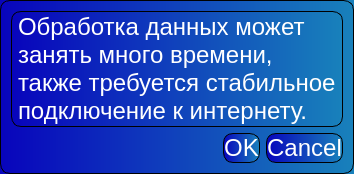
<?xml version="1.0" encoding="UTF-8"?>
<ui version="4.0">
 <class>Dialog</class>
 <widget class="QDialog" name="Dialog">
  <property name="geometry">
   <rect>
    <x>0</x>
    <y>0</y>
    <width>347</width>
    <height>174</height>
   </rect>
  </property>
  <property name="windowTitle">
   <string>Dialog</string>
  </property>
  <property name="styleSheet">
   <string notr="true">* {
	font-size: 24px;
	text-align: center;
	border: 0.5px solid black;
	border-radius: 10px; 
}

QLabel {
 	qproperty-alignment: AlignCenter; 
	
}

QTabWidget::pane {
    top: -1px;
}


QTabWidget::tab-bar {
    left: 5px;
}

QTabBar::tab {
    color: #bbb;
    border: 1px solid #444;
    border-bottom: none;
    border-top-left-radius: 6px;
    border-top-right-radius: 6px;
    padding: 8px 16px;
    margin-right: 4px;
}

QTabBar::tab:hover {
    background: rgba(16, 67, 188, 255);
    color: #fff;
}

QTabBar::tab:selected {
    background: rgba(8, 4, 188, 255);
    color: #fff;
    margin-bottom: -1px;
}

QTabBar::tab:!selected {
    margin-top: 1px;
}

QWidget {
	background-color: qlineargradient(spread:pad, x1:0, y1:0, x2:1, y2:0, stop:0 rgba(8, 4, 188, 255), stop:1 rgba(24, 129, 187, 255));
	color: white;
}

QPushButton:hover {
	background: rgba(16, 67, 188, 255);
}

QPushButton:pressed {
	background: rgba(8, 4, 188, 255);
}

QHeaderView::section {
        background-color: #2e3f6e;
        color: white;
        font-weight: bold;
        padding: 4px;
        border: 1px solid #6c6c6c;
    }</string>
  </property>
  <layout class="QVBoxLayout" name="verticalLayout_2">
   <item>
    <layout class="QVBoxLayout" name="verticalLayout">
     <item>
      <widget class="QLabel" name="label">
       <property name="text">
        <string>Обработка данных может
занять много времени,
также требуется стабильное
подключение к интернету.</string>
       </property>
      </widget>
     </item>
     <item>
      <widget class="QDialogButtonBox" name="buttonBox">
       <property name="orientation">
        <enum>Qt::Horizontal</enum>
       </property>
       <property name="standardButtons">
        <set>QDialogButtonBox::Cancel|QDialogButtonBox::Ok</set>
       </property>
      </widget>
     </item>
    </layout>
   </item>
  </layout>
 </widget>
 <resources/>
 <connections>
  <connection>
   <sender>buttonBox</sender>
   <signal>accepted()</signal>
   <receiver>Dialog</receiver>
   <slot>accept()</slot>
   <hints>
    <hint type="sourcelabel">
     <x>248</x>
     <y>254</y>
    </hint>
    <hint type="destinationlabel">
     <x>157</x>
     <y>274</y>
    </hint>
   </hints>
  </connection>
  <connection>
   <sender>buttonBox</sender>
   <signal>rejected()</signal>
   <receiver>Dialog</receiver>
   <slot>reject()</slot>
   <hints>
    <hint type="sourcelabel">
     <x>316</x>
     <y>260</y>
    </hint>
    <hint type="destinationlabel">
     <x>286</x>
     <y>274</y>
    </hint>
   </hints>
  </connection>
 </connections>
</ui>
